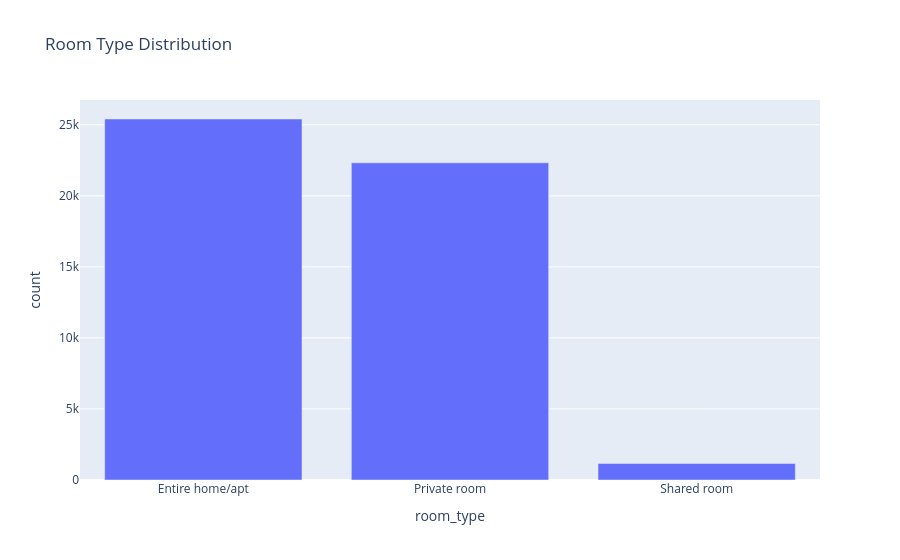

Write notebook code for a chart like this one.
### Code cell
import plotly.express as px

fig = px.bar(
    df["room_type"].value_counts().reset_index(),
    x="room_type",
    y="count",
    title="Room Type Distribution"
)

fig.show()

### Figure 1 — Plotly figure (JSON) as saved in the notebook; plotly's stock layout.template omitted (floating-point values rounded to 4 significant figures)
{"data": [{"hovertemplate": "room_type=%{x}<br>count=%{y}<extra></extra>", "legendgroup": "", "marker": {"color": "#636efa", "pattern": {"shape": ""}}, "name": "", "orientation": "v", "showlegend": false, "textposition": "auto", "type": "bar", "x": ["Entire home/apt", "Private room", "Shared room"], "xaxis": "x", "y": [25409, 22326, 1160], "yaxis": "y"}], "layout": {"barmode": "relative", "legend": {"tracegroupgap": 0}, "title": {"text": "Room Type Distribution"}, "xaxis": {"anchor": "y", "domain": [0, 1], "title": {"text": "room_type"}}, "yaxis": {"anchor": "x", "domain": [0, 1], "title": {"text": "count"}}}}
